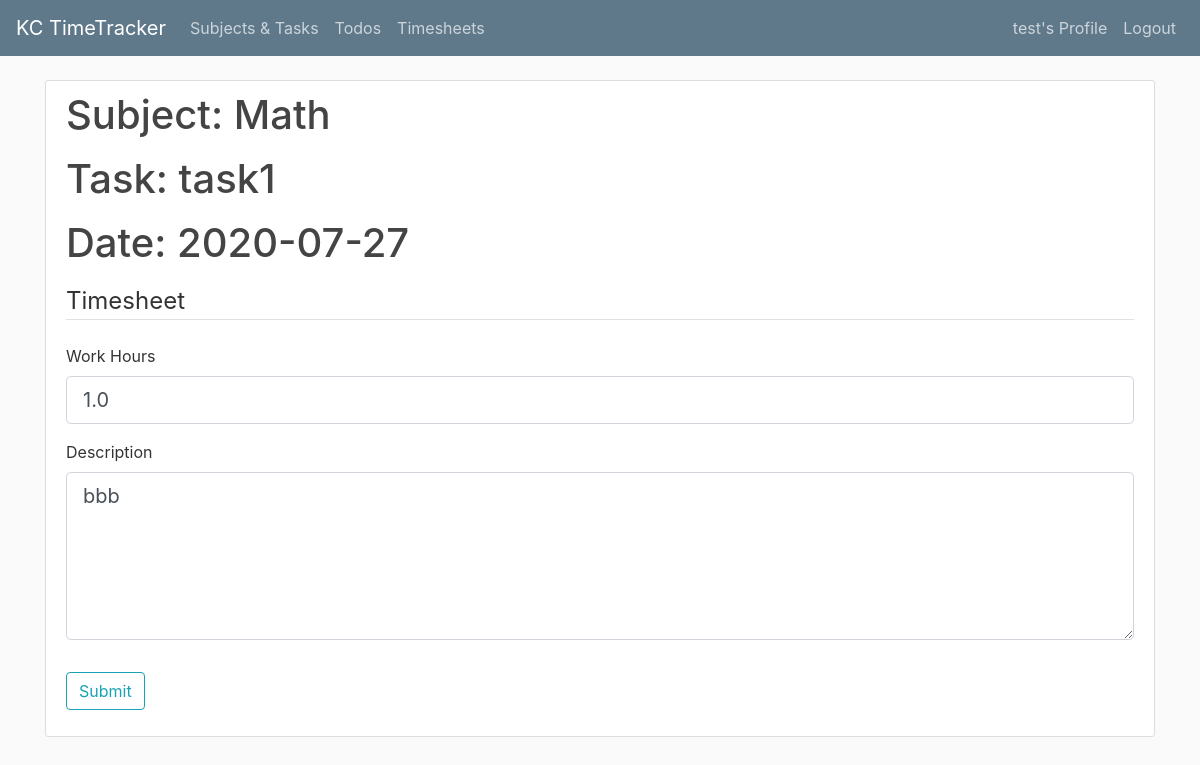
Page /timesheet?subject_id=1&task_id=1&date=2020-07-27 (signed in) on the committed database.
### timetracker/models.py (models this page shows, shortened)
class User(db.Model, UserMixin):
	id = db.Column(db.Integer, primary_key=True)
	username = db.Column(db.String(20), unique=True, nullable=False)
	email = db.Column(db.String(120), unique=True, nullable=False)
	password = db.Column(db.String(64), nullable=False)

class Subject(db.Model):
  id = db.Column(db.Integer, primary_key=True)
  name = db.Column(db.String(126), nullable=False)
  description = db.Column(db.Text, nullable=False)
  date_created = db.Column(db.DateTime, nullable=False, default=datetime.utcnow)
  active = db.Column(db.Boolean, nullable=False, default=True)
  user_id = db.Column(db.Integer, db.ForeignKey('user.id'), nullable=False)
  user = db.relationship('User', backref=db.backref('subjects', lazy=True))

class Task(db.Model):
  id = db.Column(db.Integer, primary_key=True)
  name = db.Column(db.String(126), nullable=False)
  description = db.Column(db.Text, nullable=False)
  date_created = db.Column(db.DateTime, nullable=False, default=datetime.utcnow)
  active = db.Column(db.Boolean, nullable=False, default=True)
  subject_id  = db.Column(db.Integer, db.ForeignKey('subject.id'), nullable=False)
  subject = db.relationship('Subject', backref=db.backref('tasks', lazy=True))

class Timesheet(db.Model):
    id = db.Column(db.Integer, primary_key=True)
    date = db.Column(db.DateTime, nullable=False, default=datetime.now)
    workhours = db.Column(db.Numeric(5,1), nullable=False)
    description=db.Column(db.Text, nullable=True)
    date_created = db.Column(db.DateTime, nullable=False, default=datetime.now)
    date_updated = db.Column(db.DateTime, nullable=True)
    user_id = db.Column(db.Integer, db.ForeignKey('user.id'), nullable=False)
    user = db.relationship('User', backref=db.backref('timesheets', lazy=True))
    subject_id = db.Column(db.Integer, db.ForeignKey('subject.id'), nullable=False)
    subject = db.relationship('Subject', backref=db.backref('timesheets', lazy=True))
    task_id = db.Column(db.Integer, db.ForeignKey('task.id'), nullable=True)
    task = db.relationship('Task', backref=db.backref('timesheets', lazy=True))

### timetracker/timesheets/routes.py (the view)
@timesheets.route('/timesheet', methods=['GET', 'POST'])
@login_required
def timesheet():
    form = TimesheetForm()
    if form.validate_on_submit():
        subjectId = int(form.subject_id.data)
        taskId = -1
        if form.task_id.data:
            taskId = int(form.task_id.data)
        dt = datetime.strptime(form.date.data, "%Y-%m-%d").date()
        timesheet = get_timesheet(subjectId, taskId, dt)
        if timesheet:   #timesheet exists
            if form.workhours.data: # workhours exists
                timesheet.workhours = decimal.Decimal(form.workhours.data)
                timesheet.descrioption = form.description.data
                db.session.commit()
                flash(f"timesheet has been updated", 'success')
            else:
                db.session.delete(timesheet)
                db.session.commit()
                flash(f"timesheet has been removed", 'success')
        else:
            if form.workhours.data: #workhours exists
                    workhours = decimal.Decimal(form.workhours.data)
                    timesheet = Timesheet(user_id=current_user.id, subject_id=subjectId, task_id=taskId if taskId >0 else None, date=dt, workhours=workhours, description=form.description.data)
                    db.session.add(timesheet)
                    db.session.commit()
                    flash(f"timesheet has been added", 'success')
            else:
                    flash(f"please enter work hours", 'danger')
                    return
        return redirect(url_for('timesheets.weekly_timesheets', date=dt))
    elif request.method == 'GET':
        subject_id = request.args.get('subject_id')
        subjectId = int(subject_id)
        form.subject_id.data = subjectId
        subject = Subject.query.get(subjectId)
        form.subject_name.data = subject.name
        task_id = request.args.get('task_id')
        if task_id:
            taskId = int(task_id)
            form.task_id.data = taskId
            if taskId > 0:
                task = Task.query.get(taskId)
                form.task_name.data = task.name
        date = request.args.get('date')
        dt =datetime.strptime(date, "%Y-%m-%d").date()
        form.date.data = dt
        timesheet = get_timesheet(subjectId, taskId if task_id else -1, dt)
        if timesheet:
            form.workhours.data = timesheet.workhours
            form.description.data = timesheet.description
    return render_template('edit_timesheet.html', title='Timesheet', form=form)

### timetracker/timesheets/forms.py (shortened to what this page needs)
class TimesheetForm(FlaskForm):
    subject_name = HiddenField("Subject")
    subject_id = HiddenField("Subject ID")
    task_name = HiddenField("Task")
    task_id = HiddenField("Task ID")
    date = HiddenField("Date")
    workhours = StringField("Work Hours")
    description = TextAreaField("Description")
    submit = SubmitField('Submit')

### timetracker/models.py (called while the page is built)
@login_manager.user_loader
def load_user(user_id):
    return User.query.get(int(user_id))

### timetracker/timesheets/tableHelper.py (called while the page is built)
def get_timesheet(subject_id, task_id, date):
    if task_id > 0:
        timesheet = Timesheet.query.filter(Timesheet.user_id==current_user.id, Timesheet.subject_id==subject_id, Timesheet.task_id==task_id, db.func.date(Timesheet.date)==date).first()
        return timesheet
    else:
        timesheet = Timesheet.query.filter(Timesheet.user_id==current_user.id, Timesheet.subject_id==subject_id, Timesheet.task_id==None, db.func.date(Timesheet.date)==date).first()
        return timesheet

### timetracker/templates/edit_timesheet.html (shortened to what this page needs)
{% extends "layout.html" %}
{% block content %}
<div class="content-section">
    <div class="form-group">
        <h2 class="profile-heading">Subject: {{ form.subject_name.data}}</h2>
    </div>
    {% if form.task_name.data %}
    <div class="form-group">
        <h2 class="profile-heading">Task: {{ form.task_name.data}}</h2>
    </div>
    {% endif %}
    <div class="form-group">
        <h2 class="profile-heading">Date: {{ form.date.data}}</h2>
    </div>
    <form method="POST" action="">
        <fieldset class="form-group">
            <legend class="border-bottom mb-4">{{title}}</legend>
            <div class="form-group">
                {{ form.workhours.label(class="form-control-label")}}
                {% if form.workhours.errors %}
                    {{ form.workhours(class="form-control form-control-lg is-invalid")}}
                    <div class="invalid-feedback">
                        {% for error in form.workhours.errors %}
                            <span>{{ error }}</span>
                        {% endfor %}
                    </div>
                {% else %}
                    {{ form.workhours(class="form-control form-control-lg")}}
                {% endif %}
            </div>
            <div class="form-group">
                {{ form.description.label(class="form-control-label")}}
                {% if form.description.errors %}
                    {{ form.description(class="form-control form-control-lg is-invalid", rows=5)}}
                    <div class="invalid-feedback">
                        {% for error in form.description.errors %}
                            <span>{{ error }}</span>
                        {% endfor %}
                    </div>
                {% else %}
                    {{ form.description(class="form-control form-control-lg", rows=5)}}
                {% endif %}
            </div>
        </fieldset>
        <div class="form-group">
            {{ form.submit(class="btn btn-outline-info")}}
        </div>
    </form>
</div>
{% endblock content %}

### timetracker/templates/layout.html (shortened to what this page needs)
<!DOCTYPE html>
 <html>
    <head>
        <link rel="stylesheet" href="https://stackpath.bootstrapcdn.com/bootstrap/4.4.1/css/bootstrap.min.css">
        <link rel="stylesheet" href="https://use.fontawesome.com/releases/v5.4.1/css/all.css">
        <link rel="stylesheet" type="text/css" href="{{url_for('static', filename='site.css')}}">
    </head>
    <body>
        <header class="site-header">
            <nav class="navbar navbar-expand-md navbar-dark bg-steel fixed-top">
                <a class="navbar-brand" href="/">KC TimeTracker</a>
                <div class="collapse navbar-collapse" id="navbarSupportedContent">
                    <ul class="navbar-nav mr-auto">
                    {% if current_user.is_authenticated %}
                        <li class="nav-item">
                            <a class="nav-link" href="{{url_for('subjects.subjects_tasks')}}">Subjects & Tasks</a>
                        </li>
                        <li class="nav-item">
                          <a class="nav-link" href="{{url_for('todos.todo_list')}}">Todos</a>
                      </li>
                        <li class="nav-item">
                            <a class="nav-link" href="{{url_for('timesheets.weekly_timesheets')}}">Timesheets</a>
                        </li>
                    {% endif %}
                    </ul>
                </div>
                <div class="navbar-nav">
                    {% if current_user.is_authenticated %}
                        <a class="nav-item nav-link" href="{{url_for('users.profile')}}">{{current_user.username}}'s Profile</a>
                        <a class="nav-item nav-link" href="{{url_for('users.logout')}}">Logout</a>
                    {% else %}
                        <a class="nav-item nav-link" href="{{url_for('users.login')}}">Login</a>
                        <a class="nav-item nav-link" href="{{url_for('users.register')}}">Register</a>
                    {% endif %}
                </div>
            </nav>
        </header>
        <main role="main" class="container">
            <div class="row">
                <div class="col-md-12">
                    {% block content %}
                    {% endblock %}
                </div>
            </div>
        </main>
    </body>
</html>

### timetracker/static/site.css (style rules this page uses)
body { background: #fafafa; color: #333333; margin-top: 5rem; }
h1, h2, h3, h4, h5, h5, h6 { color: #444444; }
.bg-steel { background-color: #5f788a; }
.site-header .navbar-nav .nav-link { color: #cbd5db }
.content-section { background-color: #ffffff; padding: 10px 20px; border: 1px solid #dddddd; border-radius: 3px; margin-bottom: 20px; }
.profile-heading { font-size: 2.5rem; }

### rows in the picture
User: username "test"
Subject: subject_name.data "Math"
Task: task_name.data "task1"
Timesheet: workhours "1.0", description "bbb"

### other values in the picture
{{ title }} "Timesheet"
